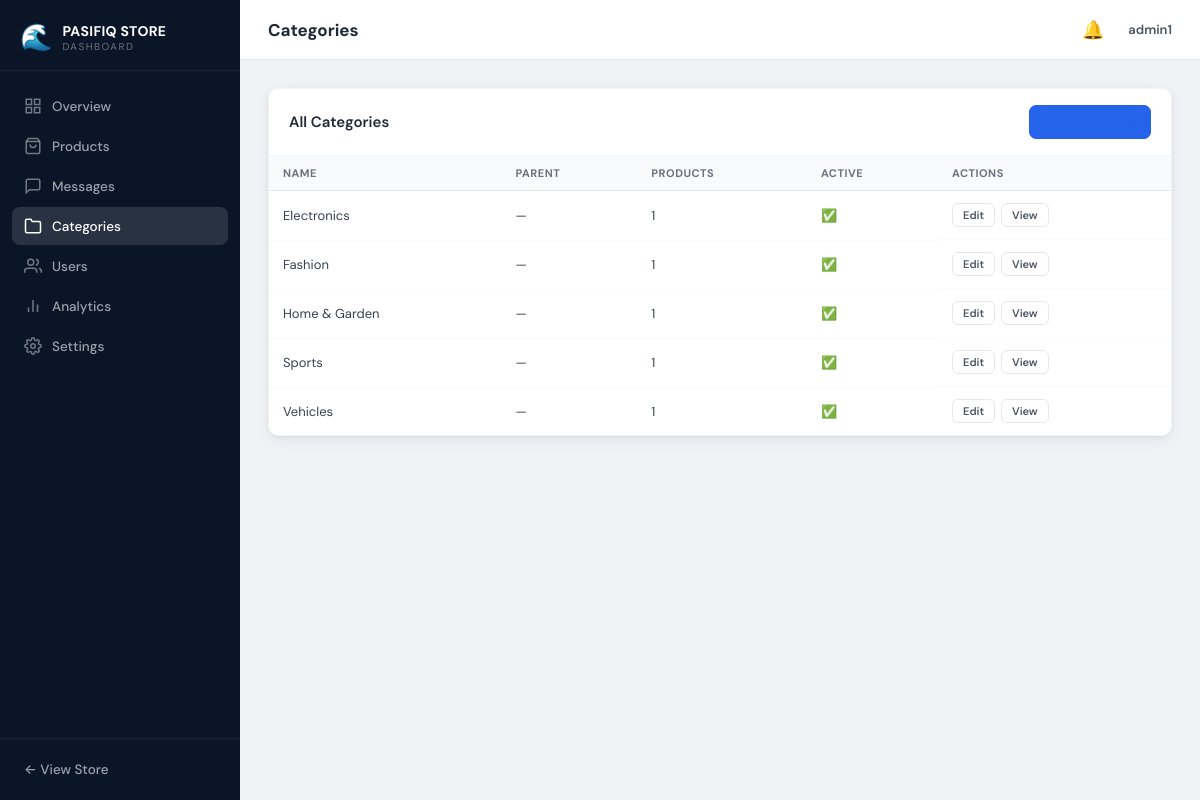
The app's page /dashboard/categories/ (signed in) with its own data.
### core/models.py (models this page shows, shortened)
class SiteSettings(models.Model):
    store_name = models.CharField(max_length=100, default='PASIFIQ STORE')
    tagline = models.CharField(max_length=200, blank=True)
    phone = models.CharField(max_length=20, blank=True)
    whatsapp = models.CharField(max_length=20, blank=True)
    email = models.EmailField(blank=True)
    address = models.TextField(blank=True)
    facebook = models.URLField(blank=True)
    instagram = models.URLField(blank=True)
    twitter = models.URLField(blank=True)
    logo = models.ImageField(upload_to='site/', blank=True, null=True)
    hero_image = models.ImageField(upload_to='site/', blank=True, null=True)
    about_text = models.TextField(blank=True)
    updated_at = models.DateTimeField(auto_now=True)
    class Meta:
        db_table = 'site_settings'
        verbose_name = 'Site Settings'
        verbose_name_plural = 'Site Settings'

### users/models.py (models this page shows, shortened)
class CustomUser(AbstractUser):
    bio = models.TextField(blank=True)
    avatar = models.ImageField(upload_to='avatars/', blank=True, null=True)
    phone = models.CharField(max_length=20, blank=True)
    location = models.CharField(max_length=100, blank=True)
    date_of_birth = models.DateField(null=True, blank=True)
    is_store_owner = models.BooleanField(default=False)
    email_notifications = models.BooleanField(default=True)
    created_at = models.DateTimeField(auto_now_add=True)
    updated_at = models.DateTimeField(auto_now=True)
    class Meta:
        db_table = 'users'
        indexes = [models.Index(fields=['username']), models.Index(fields=['email'])]

### categories/models.py (models this page shows, shortened)
class Category(models.Model):
    name = models.CharField(max_length=100)
    slug = models.SlugField(unique=True)
    description = models.TextField(blank=True)
    image = models.ImageField(upload_to='categories/', blank=True, null=True)
    parent = models.ForeignKey('self', null=True, blank=True, related_name='children', on_delete=models.SET_NULL)
    is_active = models.BooleanField(default=True)
    sort_order = models.IntegerField(default=0)
    created_at = models.DateTimeField(auto_now_add=True)
    class Meta:
        db_table = 'categories'
        verbose_name_plural = 'categories'
        ordering = ['sort_order', 'name']
        indexes = [models.Index(fields=['slug']), models.Index(fields=['parent'])]
    def get_absolute_url(self):
        from django.urls import reverse
        return reverse('categories:detail', kwargs={'slug': self.slug})
    @property
    def product_count(self):
        return self.products.filter(is_active=True).count()

### dashboard/views.py (the view)
@owner_required
def category_list(request):
    cats = Category.objects.prefetch_related('children', 'products').order_by('sort_order', 'name')
    return render(request, 'dashboard/category_list.html', {'categories': cats})

### comparison/context_processors.py (called while the page is built)
def comparison_context(request):
    if request.user.is_authenticated:
        items = ComparisonItem.objects.filter(user=request.user)
    else:
        session_key = request.session.session_key
        items = ComparisonItem.objects.filter(session_key=session_key) if session_key else ComparisonItem.objects.none()
    return {
        'comparison_count': items.count(),
        'comparison_product_ids': list(items.values_list('product_id', flat=True)),
    }

### core/context_processors.py (called while the page is built)
def global_context(request):
    try:
        site_settings = SiteSettings.objects.first()
    except:
        site_settings = None
    return {
        'store_name': getattr(site_settings, 'store_name', settings.STORE_NAME),
        'store_phone': getattr(site_settings, 'phone', settings.STORE_PHONE),
        'store_whatsapp': getattr(site_settings, 'whatsapp', settings.STORE_WHATSAPP),
        'store_email': getattr(site_settings, 'email', settings.STORE_EMAIL),
        'store_address': getattr(site_settings, 'address', settings.STORE_ADDRESS),
        'site_settings': site_settings,
    }

### notifications/context_processors.py (called while the page is built)
def notifications_context(request):
    if request.user.is_authenticated and (request.user.is_store_owner or request.user.is_superuser):
        unread = Notification.objects.filter(recipient=request.user, is_read=False).count()
        recent = Notification.objects.filter(recipient=request.user).order_by('-created_at')[:5]
    else:
        unread = 0
        recent = []
    return {'unread_notifications': unread, 'recent_notifications': recent}

### wishlist/context_processors.py (called while the page is built)
def wishlist_context(request):
    if request.user.is_authenticated:
        count = WishlistItem.objects.filter(user=request.user).count()
        ids = list(WishlistItem.objects.filter(user=request.user).values_list('product_id', flat=True))
    else:
        count = 0
        ids = []
    return {'wishlist_count': count, 'wishlist_product_ids': ids}

### templates/dashboard/category_list.html (shortened to what this page needs)
{% extends 'dashboard/base.html' %}
{% block page_title %}Categories{% endblock %}
{% block content %}
<div class="panel">
    <div class="panel-header">
        <h3>All Categories</h3>
        <a href="{% url 'dashboard:category_create' %}" class="btn btn-primary">+ Add Category</a>
    </div>
    <table class="data-table">
        <thead><tr><th>Name</th><th>Parent</th><th>Products</th><th>Active</th><th>Actions</th></tr></thead>
        <tbody>
            {% for cat in categories %}
            <tr>
                <td>{{ cat.name }}</td>
                <td>{{ cat.parent.name|default:"—" }}</td>
                <td>{{ cat.product_count }}</td>
                <td>{% if cat.is_active %}✅{% else %}❌{% endif %}</td>
                <td class="table-actions">
                    <a href="{% url 'dashboard:category_edit' cat.pk %}" class="btn btn-xs">Edit</a>
                    <a href="{{ cat.get_absolute_url }}" target="_blank" class="btn btn-xs btn-outline">View</a>
                </td>
            </tr>
            {% empty %}
            <tr><td colspan="5" class="table-empty">No categories. <a href="{% url 'dashboard:category_create' %}">Add one</a>.</td></tr>
            {% endfor %}
        </tbody>
    </table>
</div>
{% endblock %}

### templates/dashboard/base.html (shortened to what this page needs)
<!DOCTYPE html>
<html lang="en">
<head>
    {% load static %}
    <link rel="stylesheet" href="{% static 'css/dashboard.css' %}">
</head>
<body class="dashboard-body">
<div class="dashboard-layout">
    <aside class="dashboard-sidebar">
        <div class="sidebar-brand">
            <span class="brand-icon">🌊</span>
            <div>
                <span class="brand-name">{{ store_name }}</span>
                <span class="brand-sub">Dashboard</span>
            </div>
        </div>
        <nav class="sidebar-nav">
            <a href="{% url 'dashboard:index' %}" class="sidebar-link {% if request.resolver_match.url_name == 'index' %}active{% endif %}">
                <svg width="18" height="18" viewBox="0 0 24 24" fill="none" stroke="currentColor" stroke-width="2"><rect x="3" y="3" width="7" height="7"/><rect x="14" y="3" width="7" height="7"/><rect x="14" y="14" width="7" height="7"/><rect x="3" y="14" width="7" height="7"/></svg>
                Overview
            </a>
            <a href="{% url 'dashboard:product_list' %}" class="sidebar-link {% if 'product' in request.resolver_match.url_name %}active{% endif %}">
                <svg width="18" height="18" viewBox="0 0 24 24" fill="none" stroke="currentColor" stroke-width="2"><path d="M6 2L3 6v14a2 2 0 0 0 2 2h14a2 2 0 0 0 2-2V6l-3-4z"/><line x1="3" y1="6" x2="21" y2="6"/><path d="M16 10a4 4 0 0 1-8 0"/></svg>
                Products
            </a>
            <a href="{% url 'dashboard:message_list' %}" class="sidebar-link {% if 'message' in request.resolver_match.url_name %}active{% endif %}">
                <svg width="18" height="18" viewBox="0 0 24 24" fill="none" stroke="currentColor" stroke-width="2"><path d="M21 15a2 2 0 0 1-2 2H7l-4 4V5a2 2 0 0 1 2-2h14a2 2 0 0 1 2 2z"/></svg>
                Messages
            </a>
            <a href="{% url 'dashboard:category_list' %}" class="sidebar-link {% if 'category' in request.resolver_match.url_name %}active{% endif %}">
                <svg width="18" height="18" viewBox="0 0 24 24" fill="none" stroke="currentColor" stroke-width="2"><path d="M22 19a2 2 0 0 1-2 2H4a2 2 0 0 1-2-2V5a2 2 0 0 1 2-2h5l2 3h9a2 2 0 0 1 2 2z"/></svg>
                Categories
            </a>
            <a href="{% url 'dashboard:user_list' %}" class="sidebar-link {% if request.resolver_match.url_name == 'user_list' %}active{% endif %}">
                <svg width="18" height="18" viewBox="0 0 24 24" fill="none" stroke="currentColor" stroke-width="2"><path d="M17 21v-2a4 4 0 0 0-4-4H5a4 4 0 0 0-4 4v2"/><circle cx="9" cy="7" r="4"/><path d="M23 21v-2a4 4 0 0 0-3-3.87"/><path d="M16 3.13a4 4 0 0 1 0 7.75"/></svg>
                Users
            </a>
            <a href="{% url 'dashboard:analytics' %}" class="sidebar-link {% if request.resolver_match.url_name == 'analytics' %}active{% endif %}">
                <svg width="18" height="18" viewBox="0 0 24 24" fill="none" stroke="currentColor" stroke-width="2"><line x1="18" y1="20" x2="18" y2="10"/><line x1="12" y1="20" x2="12" y2="4"/><line x1="6" y1="20" x2="6" y2="14"/></svg>
                Analytics
            </a>
            <a href="{% url 'dashboard:settings' %}" class="sidebar-link {% if request.resolver_match.url_name == 'settings' %}active{% endif %}">
                Settings
            </a>
        </nav>
        <div class="sidebar-footer">
            <a href="{% url 'core:home' %}" class="sidebar-link">← View Store</a>
        </div>
    </aside>
    <div class="dashboard-main">
        <header class="dashboard-topbar">
            <div class="topbar-left">
                <h1 class="dashboard-page-title">{% block page_title %}Dashboard{% endblock %}</h1>
            </div>
            <div class="topbar-right">
                <div class="notif-dropdown">
                    <button class="notif-btn" id="notifBtn">
                        🔔
                    </button>
                </div>
                <span class="topbar-user">{{ request.user.username }}</span>
            </div>
        </header>
        <div class="dashboard-content">
            {% block content %}{% endblock %}
        </div>
    </div>
</div>
</body>
</html>

### records on screen
SiteSettings: store_name "PASIFIQ STORE"
CustomUser: user.username "admin1"
Category: name "Electronics", parent.name "—", product_count "1"
Category: name "Fashion", parent.name "—", product_count "1"
Category: name "Home & Garden", parent.name "—", product_count "1"
Category: name "Sports", parent.name "—", product_count "1"
Category: name "Vehicles", parent.name "—", product_count "1"
